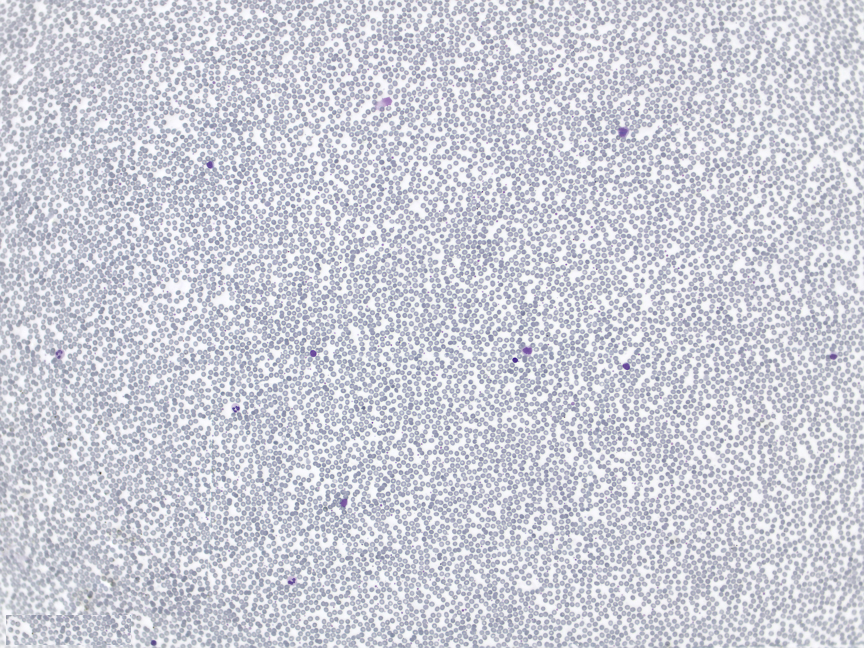
#> input picture blood_cells.jpg, 2592 x 1944 px, given as the content of the folder Data/, which was not available (shown at 1/3 size)
$ python data.py
#> lines starting #> are read from the running program, lines starting #| are printed output that depends on the picture; pictures that were not available may be replaced by others from this repository, and a replacement may not be noted
from __future__ import print_function

import os
import numpy as np

import cv2

data_path = 'Data\\'
print(os.listdir('Data\\'))

image_rows = 128
image_cols = 128


def create_train_data():
    train_data_path = os.path.join(data_path, 'Train_Data') # было, работает с оригинальным датасетом
    #train_data_path = os.path.join('Data\\new_train_data_test\\BCCD_Dataset-master\\BCCD\\JPEGImages')  # было, работает с оригинальным датасетом
    images = os.listdir(train_data_path)
    total = len(images) // 2

    print(int(total))

    #imgs = np.ndarray((total, image_rows, image_cols, 3), dtype=np.uint8)
    imgs = np.ndarray((int(total), image_rows, image_cols, 3), dtype=np.uint8)
    imgs_mask = np.ndarray((total, 1, image_rows, image_cols), dtype=np.uint8)

    i = 0
    print('-'*30)
    print('Creating training images...')
    print('-'*30)
    for image_name in images:
        if 'mask' in image_name:
            continue
        image_mask_name = image_name.split('.')[0] + '-mask.jpg'

        img = cv2.imread(os.path.join(train_data_path, image_name))
#> img is the input picture: shape (1944, 2592, 3); mean B, G, R 215.7, 205.3, 203.7
        img = cv2.resize(img,(image_rows,image_cols))
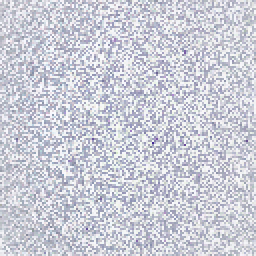
#> img: shape (128, 128, 3) (shown 2 times larger); mean B, G, R 215.7, 205.4, 203.7

        img_mask = cv2.imread(os.path.join(train_data_path, image_mask_name), cv2.IMREAD_GRAYSCALE)
#> img_mask: shape (1944, 2592); min 18, max 255, mean 206
        #print()
        img_mask = cv2.resize(img_mask, (image_rows, image_cols))
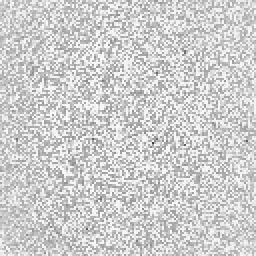
#> img_mask: shape (128, 128) (shown 2 times larger); min 60, max 254, mean 206.1

        img = np.array([img])
        img_mask = np.array([img_mask])

#> (the run stopped early here; a loop or call above may not have finished)

$ run again, on blood_cells_v3.jpg
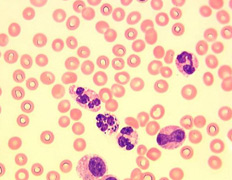
#> input picture blood_cells_v3.jpg, 232 x 180 px, given as the content of the folder Data/, which was not available
#> in create_train_data, img is the input picture: shape (180, 232, 3); mean B, G, R 180.5, 213.8, 247.1
#> in create_train_data, `img = cv2.resize(img,(image_rows,image_cols))`:
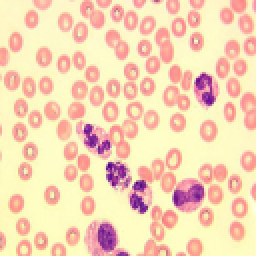
#> img: shape (128, 128, 3) (shown 2 times larger); mean B, G, R 180.4, 213.7, 246.9
#> in create_train_data, `img_mask = cv2.resize(img_mask, (image_rows, image_cols))`:
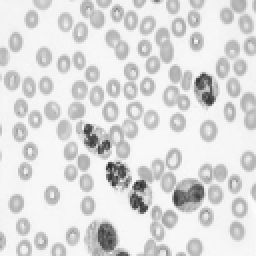
#> img_mask: shape (128, 128) (shown 2 times larger); min 38, max 252, mean 220

$ run again, on blood_cells_v4.jpg
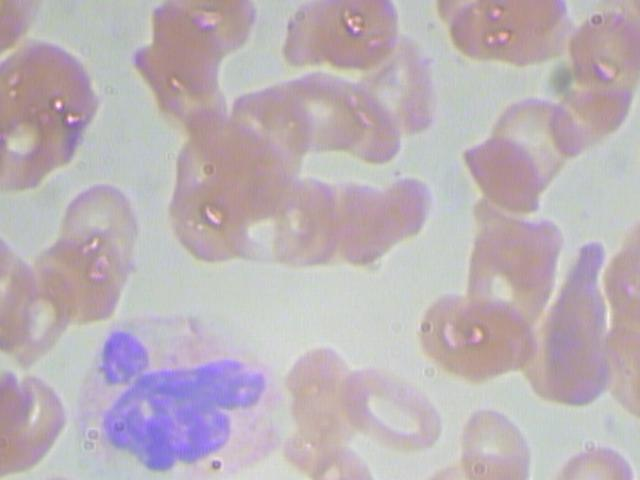
#> input picture blood_cells_v4.jpg, 640 x 480 px, given as the content of the folder Data/, which was not available
#> in create_train_data, img is the input picture: shape (480, 640, 3); mean B, G, R 182.9, 177.2, 187.9
#> in create_train_data, `img = cv2.resize(img,(image_rows,image_cols))`:
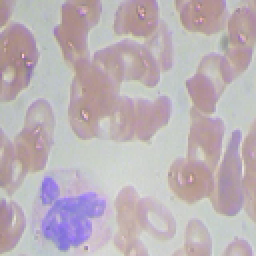
#> img: shape (128, 128, 3) (shown 2 times larger); mean B, G, R 182.9, 177.2, 187.9
#> in create_train_data, `img_mask = cv2.resize(img_mask, (image_rows, image_cols))`:
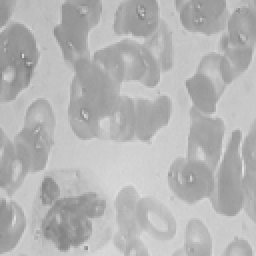
#> img_mask: shape (128, 128) (shown 2 times larger); min 121, max 228, mean 181.1
